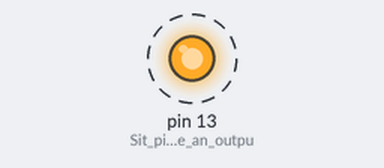
The sketch below on a simulated Arduino Uno, built with avr-gcc and run on an emulated ATmega328P. Shown: output pins drawn as LEDs (lit = HIGH). Dashed ring = blinking. What the sketch prints to the serial monitor is not drawn.

Above: at 0.5 s.
Timing chart, 0 to 4.6 s (numbered marks = the images above):
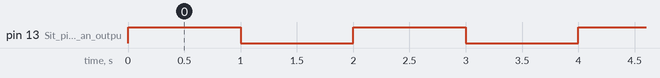

The sketch:

the_serial_port.ino
```cpp
void setup() {
  pinMode(13, OUTPUT); // Sit pin 13 to be an output pin.
  Serial.begin(9600); // Setup the serial port.
}
void loop() {
  digitalWrite(13, HIGH); // Make pin 13 high.
  Serial.println("Hello world!"); // Write "Hello world!" to the serial port.
  delay(1000); // Wait 1 second.
  digitalWrite(13, LOW); // Make pin 13 low.
  delay(1000); // Wait 1 second.
}
```

Measured:
- by itself, pin 13 (Sit_pin_13_to_be_an_outpu): alternates HIGH for 1.0 s and LOW for 1.0 s
